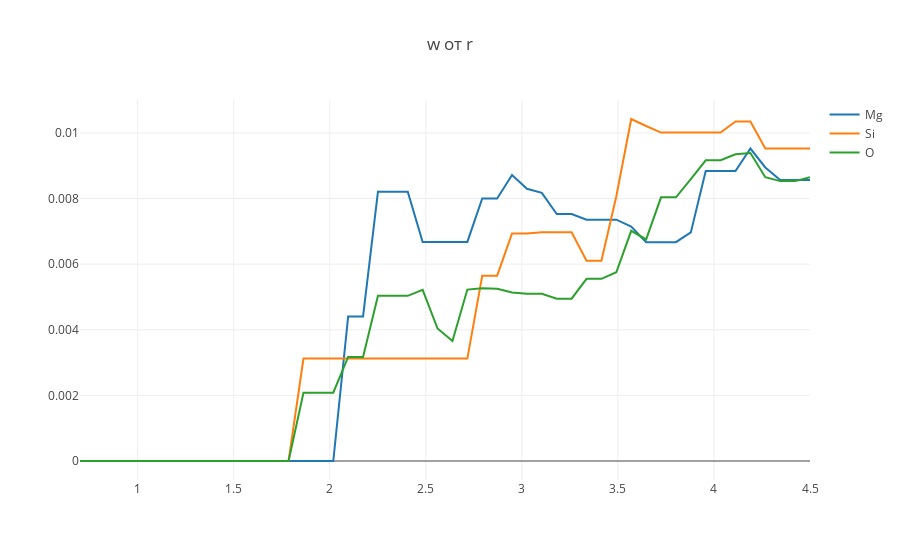

The cell this chart's notebook holds for it:
### Code cell
x_y=np.array(x_y)
trace0 = go.Scatter(
    x=values,
    y=x_y.T[1][0],
    name='Mg'
)
trace1 = go.Scatter(
    x=values,
    y=x_y.T[1][1],
    name='Si'
)
trace2 = go.Scatter(
    x=values,
    y=x_y.T[1][2],
    name='O'
)
data = [trace0, trace1, trace2]
layout = {'title': 'w от r'}
fig = go.Figure(data=data, layout=layout)
iplot(fig, show_link=True)
